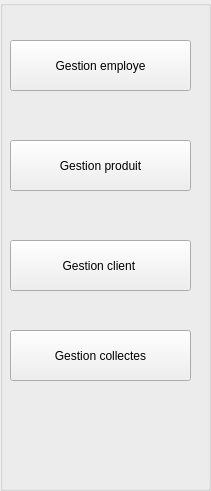
  <widget class="QGroupBox" name="Gestions">
   <property name="geometry">
    <rect>
     <x>10</x>
     <y>70</y>
     <width>211</width>
     <height>491</height>
    </rect>
   </property>
   <property name="styleSheet">
    <string notr="true">#Gestions{
   background-color: #737373;
   border-radius: 10px ;
   border: 3px solid green ;
}</string>
   </property>
   <property name="title">
    <string/>
   </property>
   <widget class="QPushButton" name="pageEbtn">
    <property name="geometry">
     <rect>
      <x>10</x>
      <y>40</y>
      <width>181</width>
      <height>51</height>
     </rect>
    </property>
    <property name="text">
     <string>Gestion employe</string>
    </property>
   </widget>
   <widget class="QPushButton" name="pageCLbtn">
    <property name="geometry">
     <rect>
      <x>10</x>
      <y>330</y>
      <width>181</width>
      <height>51</height>
     </rect>
    </property>
    <property name="text">
     <string>Gestion collectes</string>
    </property>
   </widget>
   <widget class="QPushButton" name="pageCbtn">
    <property name="geometry">
     <rect>
      <x>10</x>
      <y>240</y>
      <width>181</width>
      <height>51</height>
     </rect>
    </property>
    <property name="text">
     <string>Gestion client </string>
    </property>
   </widget>
   <widget class="QPushButton" name="pagePbtn">
    <property name="geometry">
     <rect>
      <x>10</x>
      <y>140</y>
      <width>181</width>
      <height>51</height>
     </rect>
    </property>
    <property name="text">
     <string>Gestion produit</string>
    </property>
   </widget>
  </widget>
